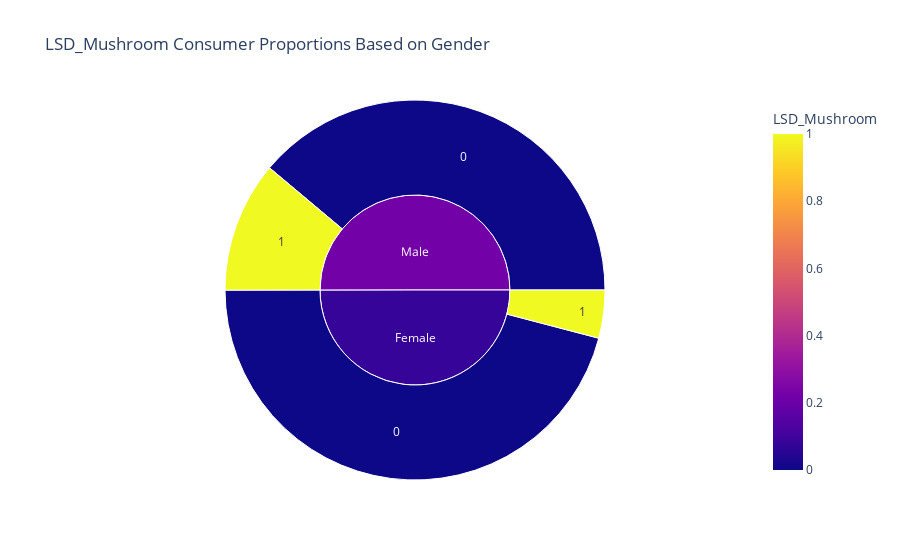

Notebook code for this chart:
### Code cell
display ( plot_bar('Gender'), visualize_sunburst('Gender'))

### Figure 1 — Plotly figure (JSON) as saved in the notebook; plotly's stock layout.template omitted (floating-point values rounded to 4 significant figures)
{"data": [{"branchvalues": "total", "customdata": [[0], [0], [1], [1], [0.08174], [0.2227]], "domain": {"x": [0, 1], "y": [0, 1]}, "hovertemplate": "labels=%{label}<br>count=%{value}<br>parent=%{parent}<br>id=%{id}<br>LSD_Mushroom=%{color}<extra></extra>", "ids": ["Female/0", "Male/0", "Female/1", "Male/1", "Female", "Male"], "labels": ["0", "0", "1", "1", "Female", "Male"], "marker": {"coloraxis": "coloraxis", "colors": [0, 0, 1, 1, 0.08174, 0.2227]}, "name": "", "parents": ["Female", "Male", "Female", "Male", "", ""], "type": "sunburst", "values": [865, 733, 77, 210, 942, 943]}], "layout": {"coloraxis": {"colorbar": {"title": {"text": "LSD_Mushroom"}}, "colorscale": [[0, "#0d0887"], [0.1111, "#46039f"], [0.2222, "#7201a8"], [0.3333, "#9c179e"], [0.4444, "#bd3786"], [0.5556, "#d8576b"], [0.6667, "#ed7953"], [0.7778, "#fb9f3a"], [0.8889, "#fdca26"], [1, "#f0f921"]]}, "legend": {"tracegroupgap": 0}, "title": {"text": "LSD_Mushroom Consumer Proportions Based on Gender"}}}
